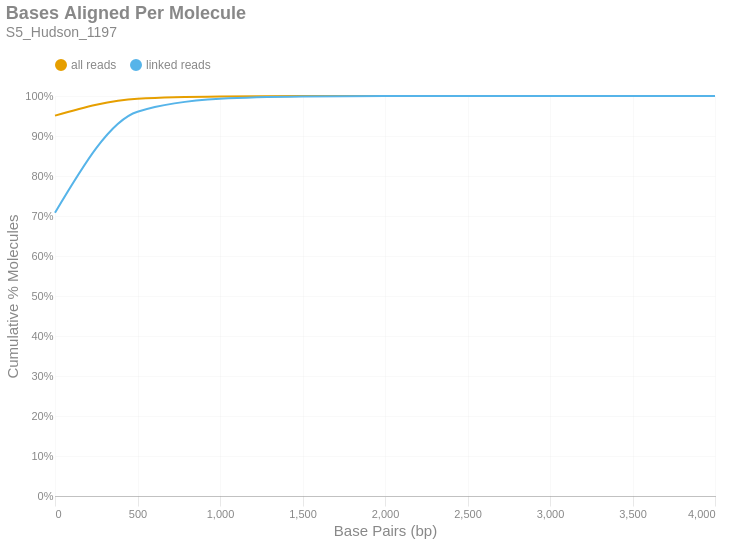

This figure's notebook cell:
### Markdown cell above
### Bases Aligned Per Molecule
This is a cumulative frequency distribution showing the number of base pairs aligned per unique molecule. These data are shown in 500 bp bins. There are two distributions: one with `all reads` (yellow) and another with only `linked reads` (blue). The percent of molecules in the `linked reads` distribution is relative to the total number of linked molecules.

### Code cell
if SKIPLR:
    print_html(f"Skipped")
else:
    binned_df = consolidated_hist(valids['aligned_bp'], mask, 500, True)
    with SafeRender(binned_df):
        (
            density_plot(binned_df, 'Bases Aligned Per Molecule', samplename, 'basesper')
            .encode(
                x=alt.X('bin:Q', title="Base Pairs (bp)").axis(tickMinStep=500).scale(padding=0),
                y=alt.Y('value:Q', title='Cumulative % Molecules')
                    .axis(format='%')
                    .scale(domain = [0,1])
                    .stack(False),
                color=alt.Color("key:N").scale(domain = ["all reads", "linked reads"]),
                tooltip = [
                    alt.Tooltip("key:N", title = "Data Type"),
                    alt.Tooltip("range_label:N", title="Bases Aligned Per Molecule"),
                    alt.Tooltip("value:Q", format = ".2%", title="% Molecules (Cum.)")
                ]
            )
        ).display()

### Figure 1 — Vega-Lite specification as saved in the notebook (floating-point values rounded to 4 significant figures)
{"width": "container", "height": 400, "config": {"title": {"anchor": "start", "dy": -15, "fontSize": 18, "color": "#888888", "subtitleColor": "#888888", "subtitleFontSize": 14}, "arc": {"fill": "#0072B2"}, "axis": {"domainColor": "#888888", "domainWidth": 0.5, "gridWidth": 0.2, "grid": false, "titleFontWeight": 400, "titleFontSize": 15, "labelFontSize": 11, "labelColor": "#888888", "tickColor": "#888888", "tickWidth": 0.2, "titleColor": "#888888"}, "axisBand": {"grid": false}, "axisX": {"grid": true, "tickSize": 10, "domainCap": "round"}, "axisY": {"domain": false, "grid": true, "tickSize": 0, "domainCap": "round"}, "background": "transparent", "header": {"labelFontSize": 15, "labelColor": "#888888", "titleFontSize": 15, "titleFontWeight": 600, "titleColor": "#888888"}, "legend": {"labelFont": "sans-serif", "labelFontSize": 12, "labelColor": "#888888", "symbolSize": 100, "symbolType": "circle", "titleFontSize": 12, "titlePadding": 10, "titleColor": "#888888", "title": null, "orient": "top"}, "range": {"category": ["#E69F00", "#56B4E9", "#009E73", "#F0E442", "#0072B2", "#D55E00", "#CC79A7", "#000000"], "diverging": ["#cfe8f3", "#a2d4ec", "#73bfe2", "#46abdb", "#1696d2", "#12719e"]}, "area": {"fill": "#0072B2", "fillOpacity": 0.7, "line": true, "strokeOpacity": 0.7}, "line": {"color": "#0072B2", "stroke": "#0072B2", "strokeWidth": 2}, "trail": {"color": "#0072B2", "stroke": "#0072B2", "strokeWidth": 0, "size": 1}, "point": {"filled": true, "fillOpacity": 1.0, "size": 95}, "text": {"color": "#888888", "fontSize": 11, "align": "right", "fontWeight": 400, "size": 11}, "bar": {"fill": "#0072B2", "stroke": null}, "view": {"stroke": null, "continuousWidth": 660, "continuousHeight": 400}}, "data": {"name": "data-508d7adebef78f7b82fe23d5e7081507"}, "mark": {"type": "line", "interpolate": "monotone", "point": {"opacity": 0, "size": 275}}, "encoding": {"color": {"field": "key", "scale": {"domain": ["all reads", "linked reads"]}, "type": "nominal"}, "tooltip": [{"field": "key", "title": "Data Type", "type": "nominal"}, {"field": "range_label", "title": "Bases Aligned Per Molecule", "type": "nominal"}, {"field": "value", "format": ".2%", "title": "% Molecules (Cum.)", "type": "quantitative"}], "x": {"axis": {"tickMinStep": 500}, "field": "bin", "scale": {"padding": 0}, "title": "Base Pairs (bp)", "type": "quantitative"}, "y": {"axis": {"format": "%"}, "field": "value", "scale": {"domain": [0, 1]}, "stack": false, "title": "Cumulative % Molecules", "type": "quantitative"}}, "params": [{"name": "param_c36ac31b6afebe62", "select": {"type": "point", "fields": ["key"]}, "bind": "legend"}], "title": {"text": "Bases Aligned Per Molecule", "subtitle": "S5_Hudson_1197"}, "transform": [{"fold": ["all reads (cumsum)", "linked reads (cumsum)"]}, {"calculate": "replace(datum.key, ' (cumsum)', '')", "as": "key"}, {"filter": {"param": "param_c36ac31b6afebe62"}}], "usermeta": {"embedOptions": {"downloadFileName": "S5_Hudson_1197.basesper"}}, "$schema": "https://vega.github.io/schema/vega-lite/v6.1.0.json", "datasets": {"data-508d7adebef78f7b82fe23d5e7081507": [{"bin": "0.0", "interval": "0.0-500.0", "all reads": 0.951, "linked reads": 0.7081, "all reads (cumsum)": 0.951, "linked reads (cumsum)": 0.7081, "range_label": "0-499"}, {"bin": "500.0", "interval": "500.0-1000.0", "all reads": 0.04239, "linked reads": 0.2525, "all reads (cumsum)": 0.9934, "linked reads (cumsum)": 0.9606, "range_label": "500-999"}, {"bin": "1000.0", "interval": "1000.0-1500.0", "all reads": 0.005412, "linked reads": 0.03241, "all reads (cumsum)": 0.9988, "linked reads (cumsum)": 0.993, "range_label": "1000-1499"}, {"bin": "1500.0", "interval": "1500.0-2000.0", "all reads": 0.0009496, "linked reads": 0.005687, "all reads (cumsum)": 0.9998, "linked reads (cumsum)": 0.9987, "range_label": "1500-1999"}, {"bin": "2000.0", "interval": "2000.0-2500.0", "all reads": 0.000175, "linked reads": 0.001048, "all reads (cumsum)": 1.0, "linked reads (cumsum)": 0.9997, "range_label": "2000-2499"}, {"bin": "2500.0", "interval": "2500.0-3000.0", "all reads": 3.041e-05, "linked reads": 0.0001821, "all reads (cumsum)": 1.0, "linked reads (cumsum)": 0.9999, "range_label": "2500-2999"}, {"bin": "3000.0", "interval": "3000.0-3500.0", "all reads": 1.352e-05, "linked reads": 8.095e-05, "all reads (cumsum)": 1.0, "linked reads (cumsum)": 1.0, "range_label": "3000-3499"}, {"bin": "3500.0", "interval": "3500.0-4000.0", "all reads": 2.028e-06, "linked reads": 1.214e-05, "all reads (cumsum)": 1.0, "linked reads (cumsum)": 1.0, "range_label": "3500-3999"}, {"bin": "4000.0", "interval": "4000.0-4500.0", "all reads": 1.352e-06, "linked reads": 8.095e-06, "all reads (cumsum)": 1.0, "linked reads (cumsum)": 1.0, "range_label": "4000-4499"}]}}
